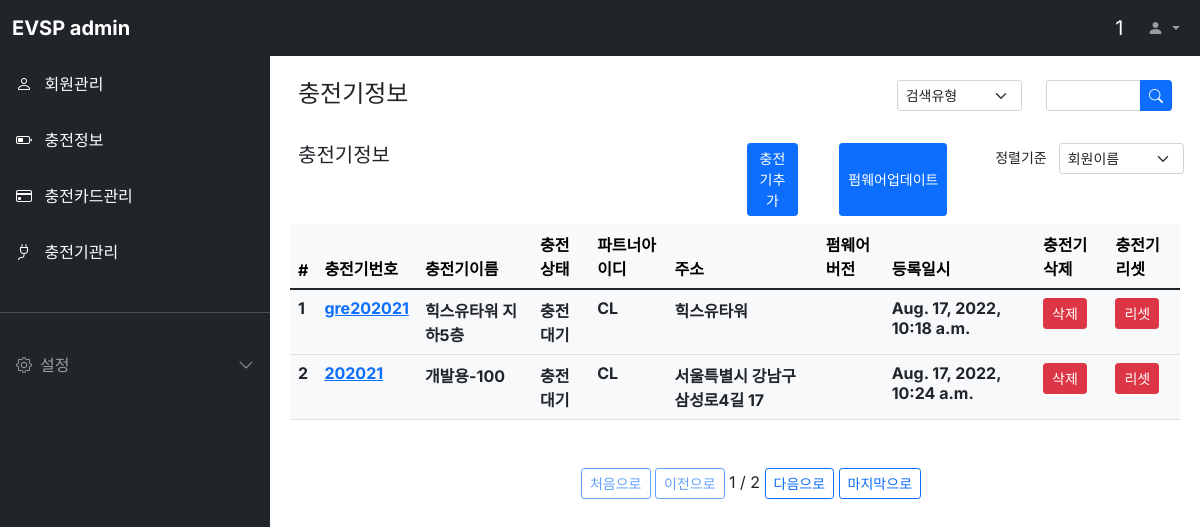
The app's page /evcharger/ (signed in), older data.
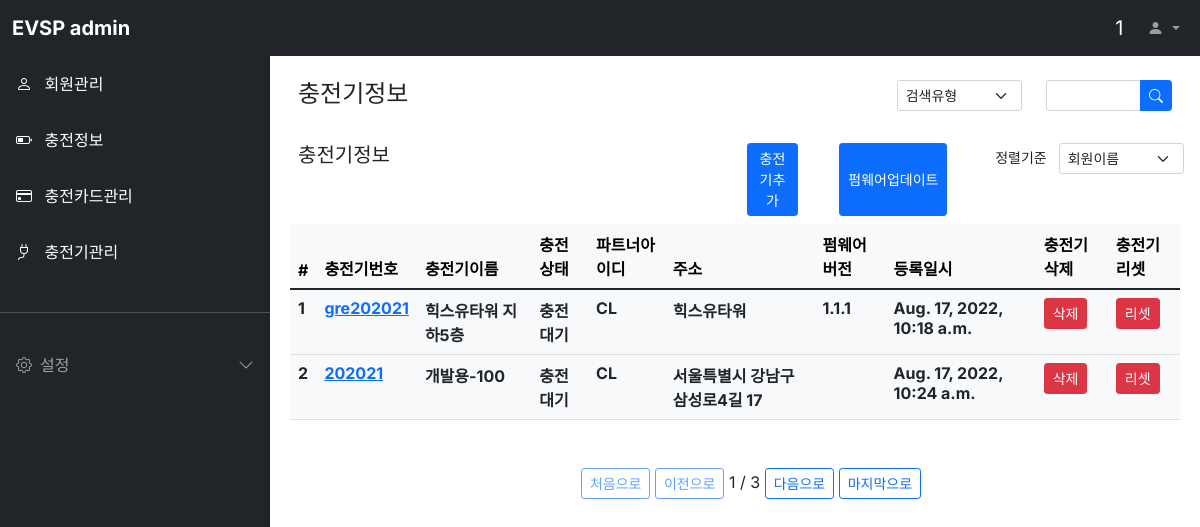
The same page, newer data.
### evcharger/models.py (models this page shows, shortened)
class Evcharger(models.Model):
  cpname = models.CharField(max_length=64, verbose_name='충전기이름')
  cpnumber = models.CharField(max_length=64, verbose_name='충전기번호')
  partner_id = models.CharField(max_length=128, verbose_name='파트너아이디')
  public_use = models.BooleanField(default=True, verbose_name='공용')
  cpstatus = models.CharField(max_length=64, verbose_name='충전상태')
  connector_id_0 = models.CharField(max_length=64, verbose_name='0번커넥터아이디')
  connector_id_0_status = models.CharField(max_length=64, verbose_name='0번커넥터상태')
  connector_id_1 = models.CharField(max_length=64, verbose_name='1번커넥터아이디')
  connector_id_1_status = models.CharField(max_length=64, verbose_name='1번커넥터상태')
  address = models.TextField(verbose_name='주소')
  manager_id = models.CharField(max_length=128, verbose_name='관리자아이디')
  cpversion = models.CharField(max_length=64, verbose_name='펌웨어버전')
  register_dttm = models.DateTimeField(auto_now_add=True, verbose_name='등록일시')
  last_modified_dttm = models.DateTimeField(auto_now_add=True, verbose_name='최종정보변경일시')
  fw_version = models.CharField(max_length=64, verbose_name='펌웨어버전')
  class Meta:
    db_table = 'evsp_evcharger'
    verbose_name = '충전기'
    verbose_name_plural = '충전기'

### evcharger/views.py (the view)
# urls.py: path('evcharger/', EvchargerList.as_view()),
class EvchargerList(ListView):
  model = Evcharger
  template_name='evcharger.html'
  context_object_name = 'evchargerList'
  paginate_by = 2
  queryset = Evcharger.objects.all()
  def get_context_data(self, **kwargs):
    context = super().get_context_data(**kwargs)
    user_id = self.request.session['user']
    context['loginuser'] = user_id
    return context

### evcharger/templates/evcharger.html (shortened to what this page needs)
{% extends "base.html" %}
{% block contents %}
<div class="row mt-3 mx-3">
  <div class="col-md-8 fw-bold"><h4>충전기정보</h4></div>
  <div class="col-md-2">
    <select class="form-select form-select-sm" aria-label="Default select example">
      <option selected>검색유형</option>
    </select>
  </div>
  <div class="col-md-2">
    <form>
      <div class="input-group input-group-sm">
        <input type="text" class="form-control" placeholder="" aria-label="Recipient's userid" aria-describedby="button-addon2">
        <button class="btn btn-primary" type="button" id="button-addon2">
          <i class="bi bi-search"></i>
        </button>
      </div>
    </form>
  </div>
</div>
<div class="row mt-3 mx-3">
  <div class="col-md-6 fw-bold"><h5>충전기정보</h5></div>
  <div class="col-md-1 d-grid justify-content-md-end">
    <button class="btn btn-primary btn-sm"
      onclick="location.href='/evcharger/register/'">충전기추가
    </button>
  </div>
  <div class="col-md-2 d-grid justify-content-md-end">
    <button class="btn btn-primary btn-sm"
      onclick="location.href='/evcharger/fwupdate/'">펌웨어업데이트
    </button>
  </div>
  <div class="col-md-3">
    <div class="row justify-content-end">
      <label class="col form-select-sm text-end">정렬기준</label>
      <select class="col form-select form-select-sm" aria-label="Default select example">
        <option selected>회원이름</option>
      </select>
    </div>
  </div>
</div>
<div class="row mt-2 mx-2">
  <div class="col-12">
    <table class="table table-light">
      <thead class="thead-light">
        <tr>
          <th scope="col">#</th>
          <th scope="col">충전기번호</th>
          <th scope="col">충전기이름</th>
          <th scope="col">충전상태</th>
          <th scope="col">파트너아이디</th>
          <th scope="col">주소</th>
          <th scope="col">펌웨어버전</th>
          <th scope="col">등록일시</th>
          <th scope="col">충전기삭제</th>
          <th scope="col">충전기리셋</th>
        </tr>
      </thead>
      <tbody class="text-dark">
        {% for evcharger in evchargerList %}
        <tr>
          <th scope="row">{{ evcharger.id }}</th>
          <th><a id="evcharger-{{ evcharger.id }}" onmouseenter="evcharger_detail({{ evcharger.id }});" onmouseleave="evcharger_leave({{ evcharger.id }});"
            href="/evcharger/{{ evcharger.id }}">{{ evcharger.cpnumber }}</a></th>
          <th>{{ evcharger.cpname }}</th>
          <th>{{ evcharger.cpstatus }}</th>
          <th>{{ evcharger.partner_id }}</th>
          <th>{{ evcharger.address }}</th>
          <th>{{ evcharger.cpversion }}</th>
          <th>{{ evcharger.register_dttm }}</th>
          <th><a class="btn btn-primary btn-sm btn-danger" id="evcharger-{{ evcharger.id }}"
            href="/evcharger/{{ evcharger.id }}/delete" target="_blank">삭제</a></th>
          <th><a class="btn btn-primary btn-sm btn-danger" id="evcharger-{{ evcharger.id }}"
            href="/evcharger/{{ evcharger.id }}/reset" target="_blank">리셋</a></th>
        </tr>
        {% endfor %}
      </tbody>
    </table>
    <div class="pagination justify-content-center mt-5">
      <ul class="step-links">
        {% if page_obj.has_previous %}
        <a class="btn btn-sm btn-outline-primary" href="?page=1">처음으로</a>
        <a class="btn btn-sm btn-outline-primary" href="?page={{ page_obj.previous_page_number }}">이전으로</a>
        {% else %}
        <a class="btn btn-sm btn-outline-primary disabled" href="#">처음으로</a>
        <a class="btn btn-sm btn-outline-primary disabled" href="#">이전으로</a>
        {% endif %}
      <span class="current">
        {{ page_obj.number }} / {{ page_obj.paginator.num_pages }}
      </span>
        {% if page_obj.has_next %}
        <a class="btn btn-sm btn-outline-primary" href="?page={{ page_obj.next_page_number }}">다음으로</a>
        <a class="btn btn-sm btn-outline-primary" href="?page={{ page_obj.paginator.num_pages }}">마지막으로</a>
        {% else %}
        <a class="btn btn-sm btn-outline-primary disabled" href="#">다음으로</a>
        <a class="btn btn-sm btn-outline-primary disabled" href="#">마지막으로</a>
        {% endif %}
      </ul>
    </div>
  </div>
</div>
{% endblock %}

Row changes from the older to the newer data that the page shows:
changed Evcharger "gre202021": cpversion (not shown) → "1.1.1"
Text that changed along with them:
{{ page_obj.paginator.num_pages }}: "2" → "3"
